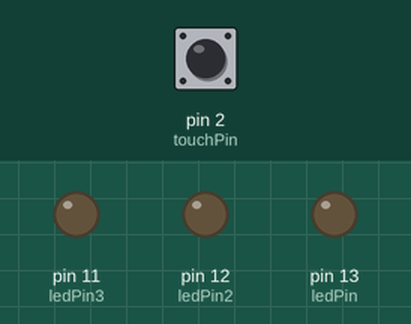
Simulated run of this sketch. Board: Arduino Uno, built with avr-gcc and run on an emulated ATmega328P. Parts: output pins drawn as LEDs (lit = HIGH). The inputs (shaded band) are chosen by the test bench; at power-on: pin 2 (touchPin) LOW. What the sketch prints to the serial monitor is not drawn.

Above: at 2.8 s.
2.9 s: pin 2 (touchPin) pulled HIGH for 1.2 s
At 3.3 s:
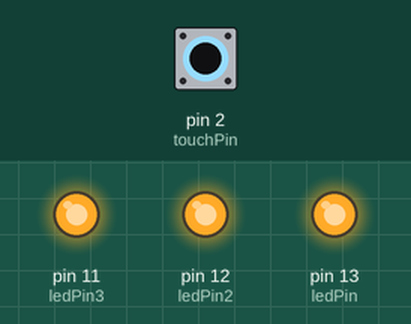
6.5 s: pin 2 (touchPin) pulled HIGH for 3.2 s
At 11.0 s:
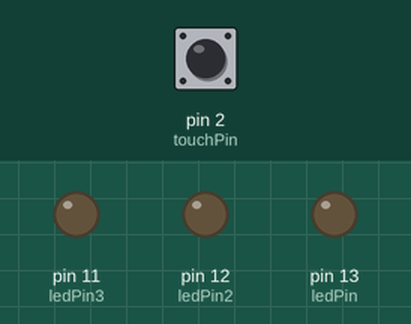
Timing chart, 0 to 12.5 s (numbered marks = the images above; inputs shaded):
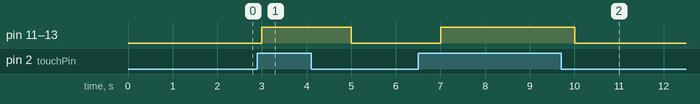

The sketch:

Touch_Sensor.ino
```cpp
//*******************************************************************************
// Project : TTP223B Touch Sensor 터치패드 센서를 사용한 led on // led 3개로 컴버젼
// Board : Arduino Uno

//*******************************************************************************

// When Sig Output is high, touch sensor is being pressed

int touchPin = 2; // pin for the touch sensor
int ledPin = 13; // pin for the LED
int ledPin2 = 12; // 데이터 핀 정의
int ledPin3 = 11;

void setup() {
  Serial.begin(9600);
  pinMode(ledPin, OUTPUT);  // set the Led Pin to output
  pinMode(ledPin2, OUTPUT);  // set the Led Pin to output
  pinMode(ledPin3, OUTPUT);  // 초기화
  pinMode(touchPin, INPUT); //
}

void loop() {
  int touchValue = digitalRead(touchPin); // read the Touch Pin 터치센서를 인식 하면

  if (touchValue == HIGH) { //check if the sensor is touched 터치센서에 HIGH 값이 뜨면

    digitalWrite(ledPin, HIGH); // led on
    digitalWrite(ledPin2, HIGH);
    digitalWrite(ledPin3, HIGH);

    Serial.println("터치 센서 인식");
  }
  else { // 인식값이 없으면

    digitalWrite(ledPin, LOW);  //led off
    digitalWrite(ledPin2, LOW);
    digitalWrite(ledPin3, LOW);

    Serial.println("인식값이 없습니다");
  }

  delay(1000);

}
```

Measured:
- after the input at 2.9 s, pin 11 (ledPin3), pin 12 (ledPin2), pin 13 (ledPin): LOW → HIGH after 0.10 s, → LOW 2.0 s later
- after the input at 6.5 s, pin 11 (ledPin3), pin 12 (ledPin2), pin 13 (ledPin): LOW → HIGH after 0.50 s, → LOW 3.0 s later
